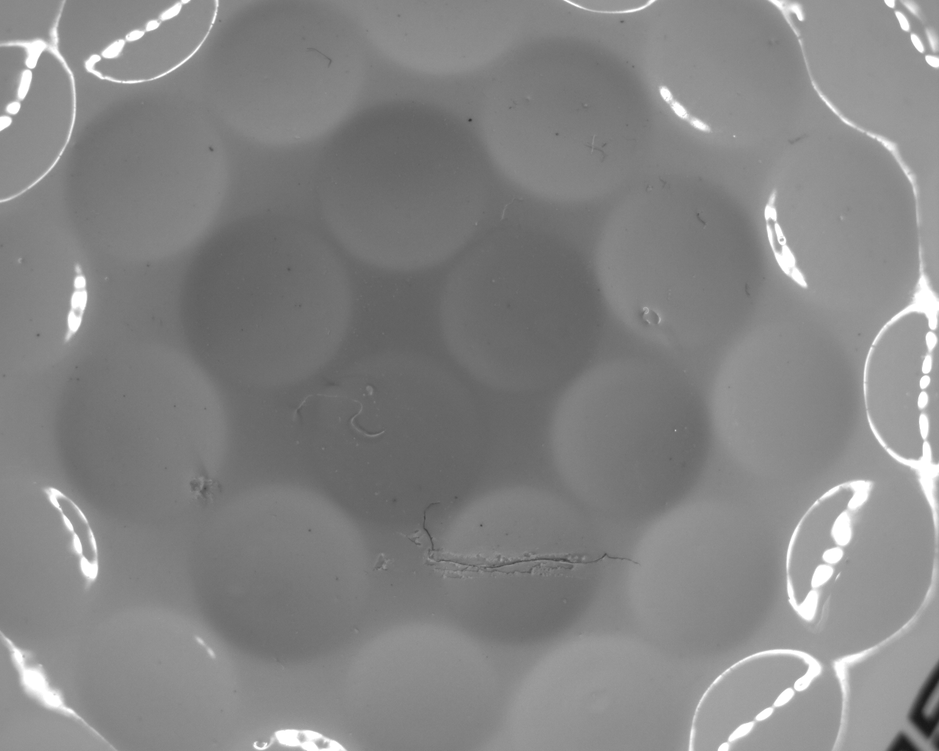
%> input picture 2.bmp, 939 x 751 px, shrunk from 1280 x 1024 before the run
$ octave Test10.m   (GNU Octave 9; MATLAB toolbox functions it lacks are replaced by stand-ins)
%> lines starting %> are read from the running program, lines starting %| are printed output that depends on the picture; in (x1, y1, x2, y2) boxes, pixels count from 0 and x2, y2 are one past the last pixel; in counts of white or black regions, pixels touching at a corner belong together; the program's own positions count from 1
clc;clear all;close all;
p=imread('2.bmp');
%> p is the input picture: size 751x939 uint8; min 24, max 255, mean 132.6
% p=imread('6_1800.bmp');
level=graythresh(p);
%> level = 0.694
%p1=im2bw(p);
p=medfilt2(p,[9,9]);
% pp=fspecial('gaussian',[21,21]);
% p=filter2(pp,p)/256;
y1=im2bw(p,180/255);
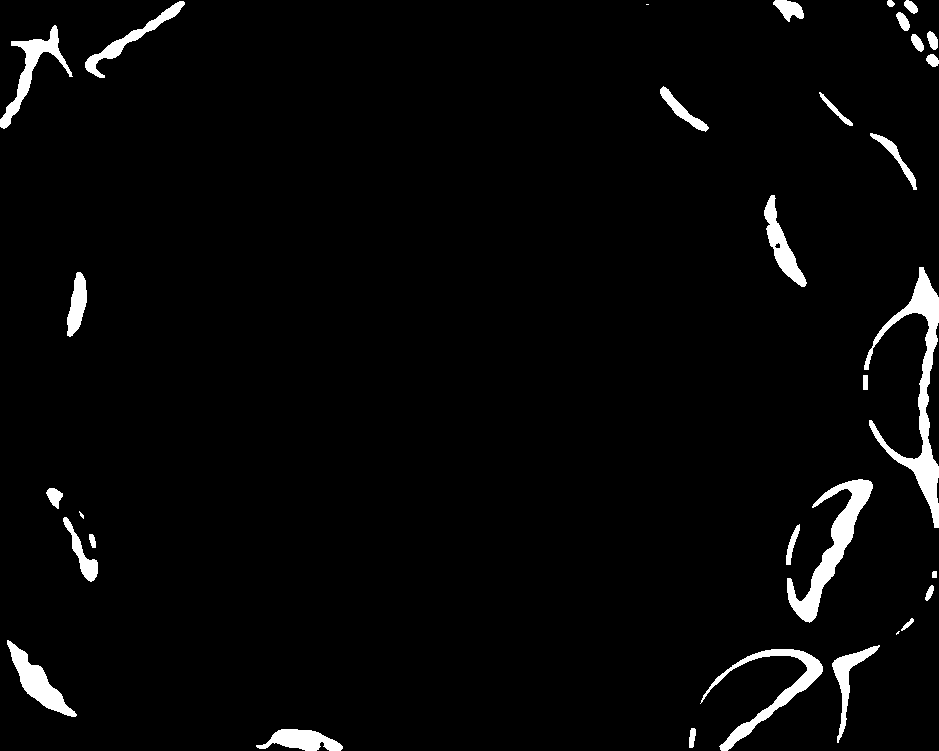
%> y1: size 751x939 logical; 3.1% white; 32 white regions (3 under 20 px), largest, box (x1, y1, x2, y2) and area: (864, 267, 939, 528) 4122, (787, 479, 873, 623) 3154, (700, 649, 823, 751) 2124
y2=im2bw(p,level);
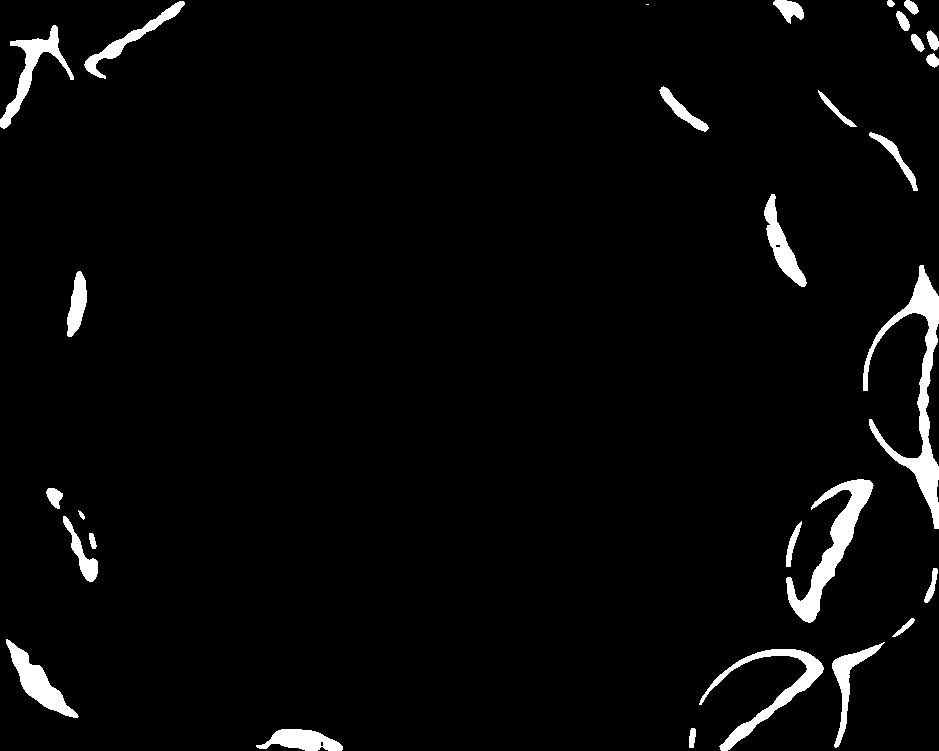
%> y2: size 751x939 logical; 3.3% white; 29 white regions (1 under 20 px), largest, box (x1, y1, x2, y2) and area: (863, 265, 939, 529) 4374, (786, 479, 874, 623) 3277, (699, 649, 824, 751) 2248
y3=im2bw(p,15/255);
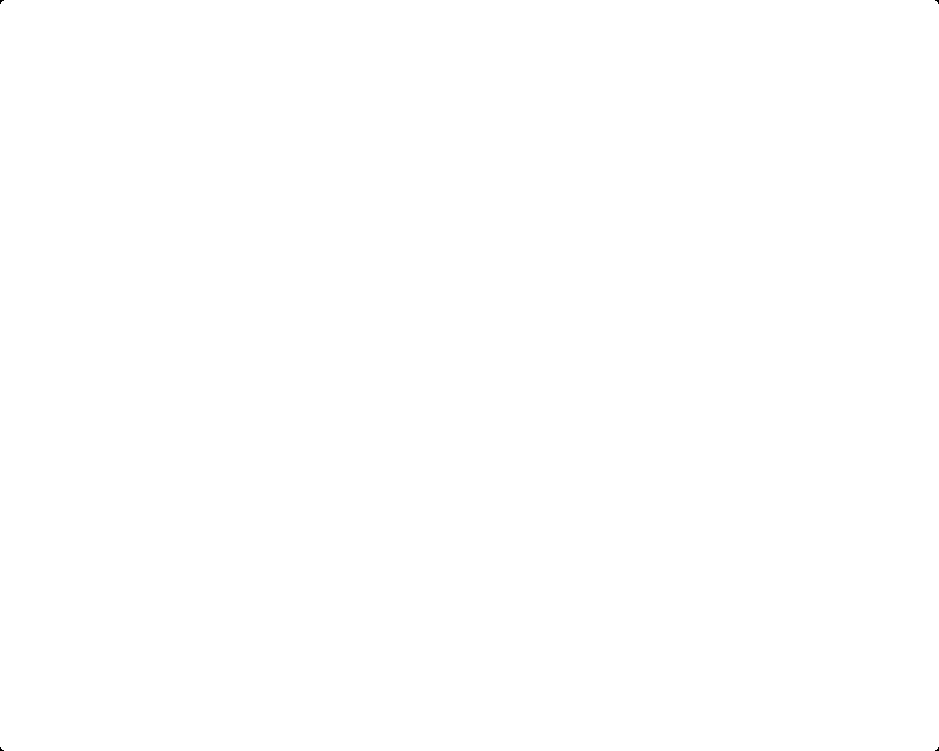
%> y3: size 751x939 logical; 100% white; black in thin lines or dots
% [18 lines of commented-out code are left out]
imshow(p);
figure;
imshow(y1);
figure;
imshow(y2);
imwrite(y2,'y2.bmp')
figure;
imshow(y3);
%imwrite(BW,'threshold15.bmp')

$ run again, with 01.bmp copied over 2.bmp
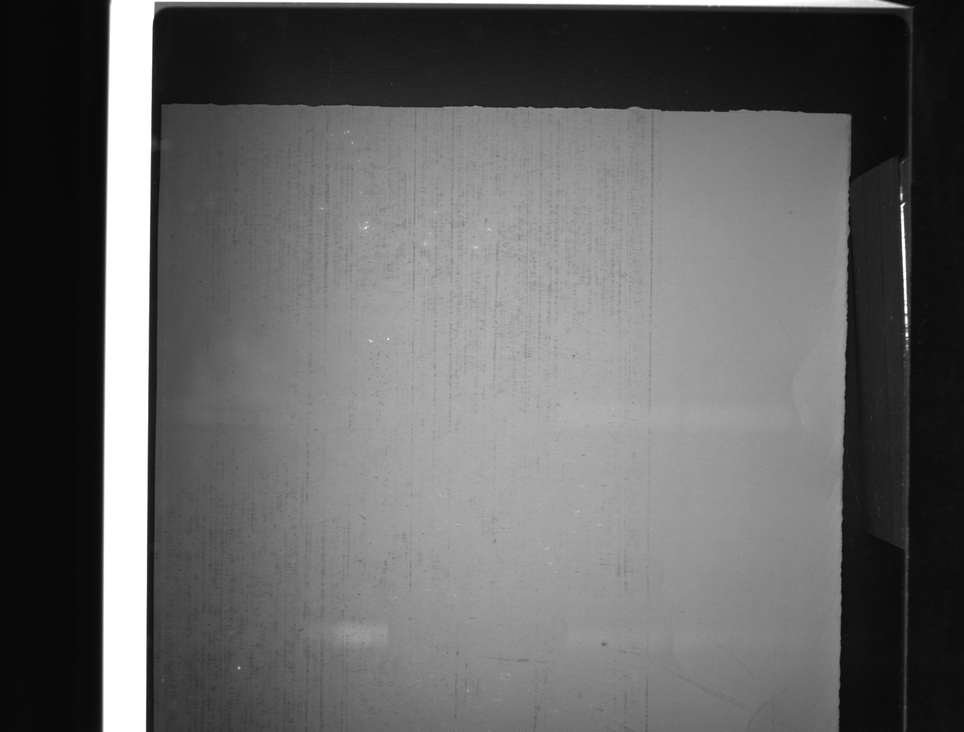
%> input picture 01.bmp, 964 x 732 px, shrunk from 1628 x 1236 before the run
%> p is the input picture: size 732x964 uint8; min 7, max 255, mean 100.6
%> level = 0.349
%> `y1=im2bw(p,180/255);`:
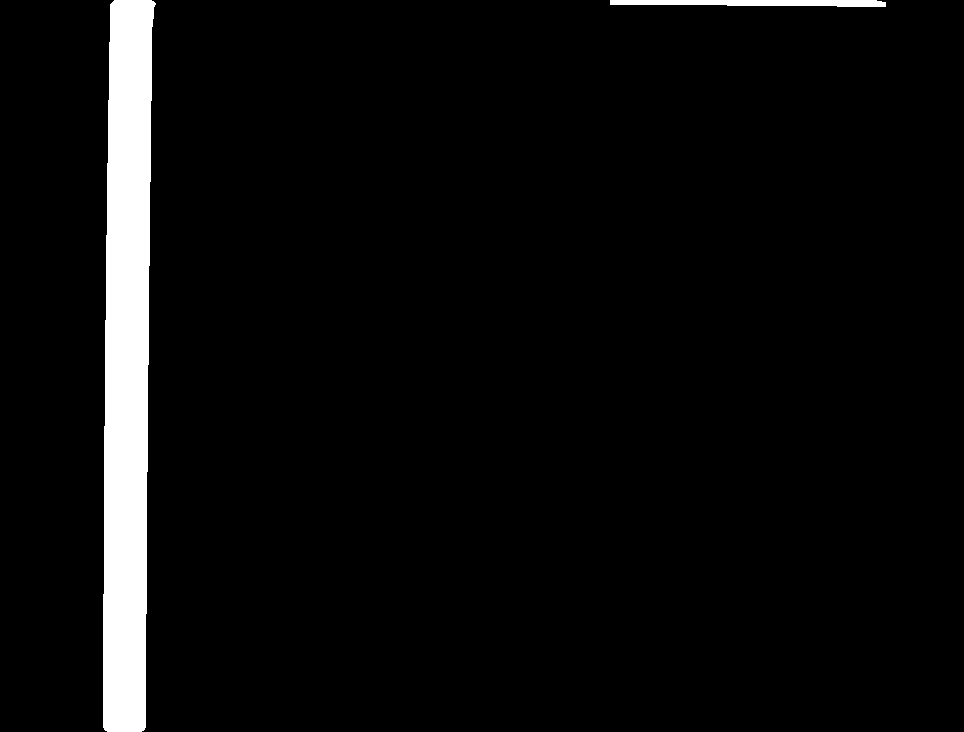
%> y1: size 732x964 logical; 4.7% white; 2 white regions, box (x1, y1, x2, y2) and area: (103, 0, 156, 732) 31621, (610, 0, 886, 7) 1575
%> y2: size 732x964 logical; 59.2% white; 4 black regions (2 under 20 px), largest, box (x1, y1, x2, y2) and area: (142, 0, 964, 732) 211345, (0, 0, 113, 732) 76534
%> `y3=im2bw(p,15/255);`:
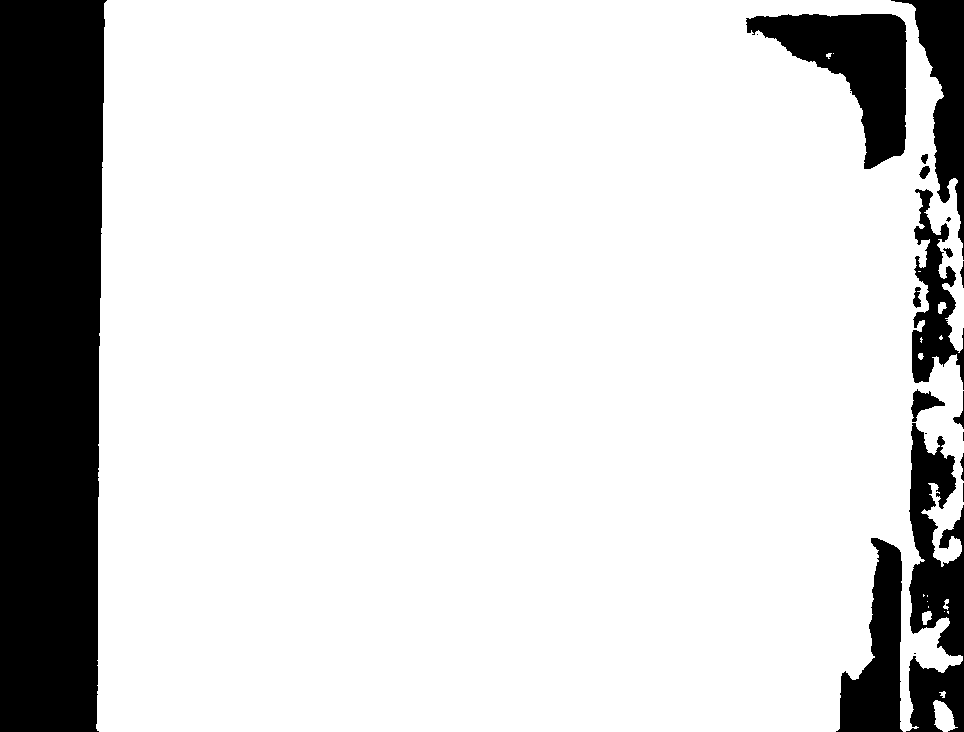
%> y3: size 732x964 logical; 83.7% white; 21 black regions (7 under 20 px), largest, box (x1, y1, x2, y2) and area: (0, 0, 107, 732) 73325, (746, 14, 907, 169) 11285, (906, 423, 964, 732) 10843
